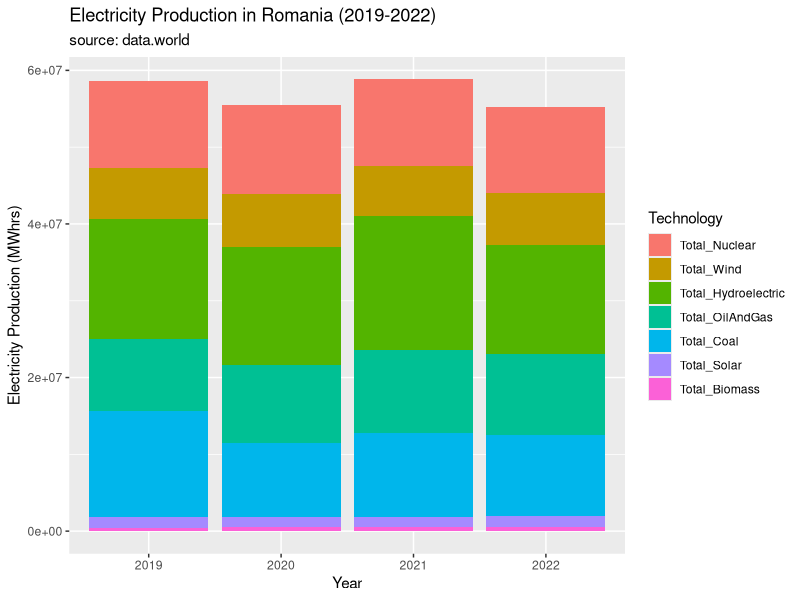
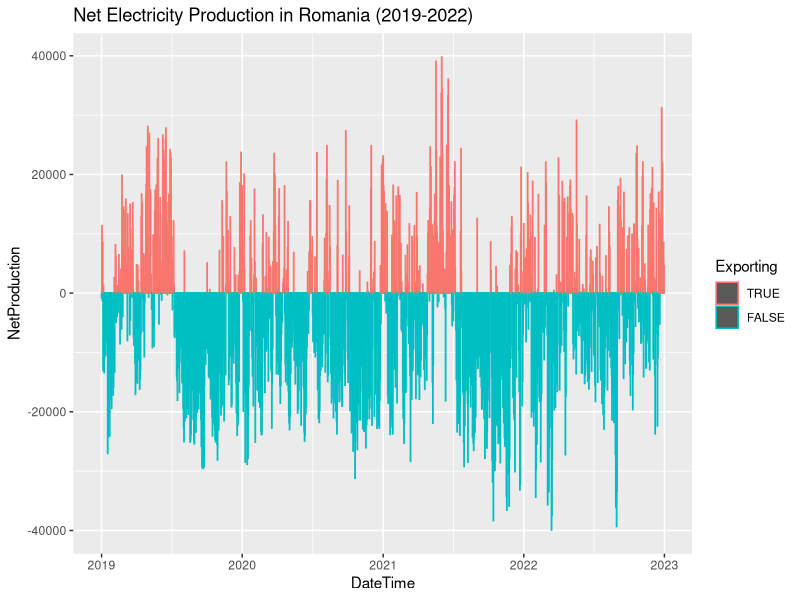
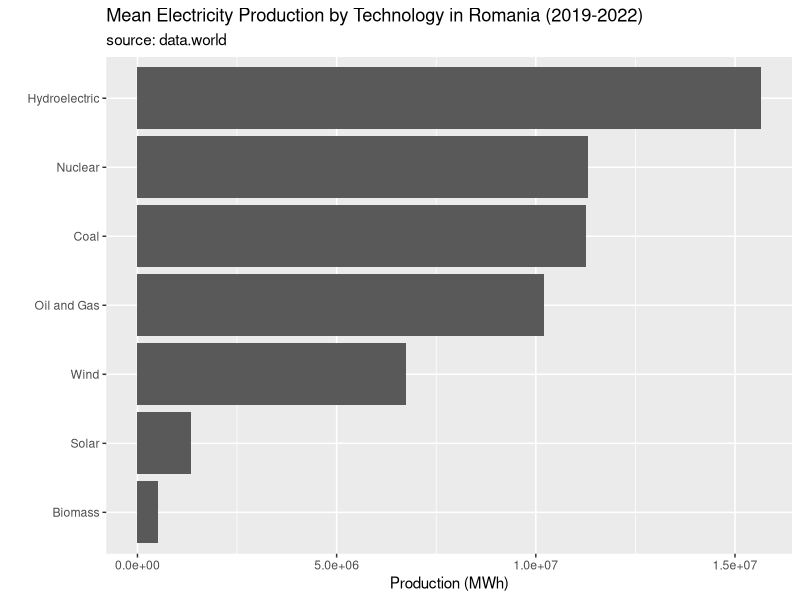

The R script that drew these images, in order:
## ---- chunk 1
#initial setup & files
library(plyr)
library(reshape2)
library(tidyverse)

setwd("/Users/home/Downloads/5. Github Public Repos/Daily-Electricity-in-Romania--2019-2023--EDA")
romaniaElectricity <- read.csv("datasets/daily_electricity_data.csv")
romaniaElectricity <- romaniaElectricity %>%
  mutate(DateTime = as.Date(DateTime)) %>%
  filter(DateTime < "2023-01-01")
## ---- chunk 2
#Types of potential graphs:
#-barplot of production by year + by category(stacked)
#-timeseries plot of net electricity production (if negative - country is importing elecricity, if positive - exporting)
#-mean electricity production by technology type (transform the data to get categorical var)
## ---- chunk 3
#exploring the data a little bit
head(romaniaElectricity)
str(romaniaElectricity) 
#DateTime needs to be a date var
#also need to take individual columns with different electricity production tech into two columns: tech and production_num
## ---- chunk 4
#graph1 production by year

productionByYear <- romaniaElectricity %>%
  mutate(Year = format(DateTime, "%Y")) %>%
  group_by(Year) %>%
  mutate(Total_Consumption = sum(Consumption),
    Total_Production = sum(Production),
    Total_Nuclear = sum(Nuclear),
    Total_Wind = sum(Wind),
    Total_Hydroelectric = sum(Hydroelectric),
    Total_OilAndGas = sum(Oil.and.Gas),
    Total_Coal = sum(Coal),
    Total_Solar = sum(Solar),
    Total_Biomass = sum(Biomass)) %>%
  select(Year, Total_Production,
            Total_Nuclear, Total_Wind, Total_Hydroelectric,
            Total_OilAndGas, Total_Coal, Total_Solar, Total_Biomass) %>%
  summarise_all(mean)

productionByYear <- melt(productionByYear, 
                         id.vars = c("Year", "Total_Production"),
                         variable.name = "Technology",
                         value.name = "Technology_Production") %>%
  arrange(Year)

ggplot(productionByYear, aes(x = Year, y = Technology_Production, fill = Technology)) + 
  geom_bar(stat = "identity") +
  labs(x = "Year",
       y = "Electricity Production (MWhrs)",
       title = "Electricity Production in Romania (2019-2022)",
       subtitle = "source: data.world") +
  theme()
## ---- chunk 5
#graph2 net electricity
netElectricity <- romaniaElectricity %>%
  select(DateTime, Production, Consumption) %>%
  mutate(NetProduction = Production - Consumption,
         Exporting = NetProduction > 0) %>%
  select(DateTime, NetProduction, Exporting) %>%
  mutate(Exporting = factor(Exporting, levels = c("TRUE", "FALSE")))


ggplot(netElectricity, aes(x = DateTime, y = NetProduction, color = Exporting)) + 
  geom_col() +
  labs(title = "Net Electricity Production in Romania (2019-2022)")
## ---- chunk 6
#graph3 mean production by technology
productionByTechnology <- productionByYear %>%
  group_by(Technology) %>%
  summarise(Mean_Technology_Production = mean(Technology_Production))

#renaming the levels in the factor
productionByTechnology$Technology <- revalue(productionByTechnology$Technology,
                                             c("Total_Nuclear" = "Nuclear",
                                               "Total_Wind" = "Wind",
                                               "Total_Hydroelectric" = "Hydroelectric",
                                               "Total_OilAndGas" = "Oil and Gas",
                                               "Total_Coal" = "Coal",
                                               "Total_Solar" = "Solar",
                                               "Total_Biomass" = "Biomass"))

#sorting the levels in factor


ggplot(productionByTechnology, aes(x = Mean_Technology_Production, y = fct_reorder(Technology, Mean_Technology_Production))) +
  geom_bar(stat = "identity") +
  labs(title = "Mean Electricity Production by Technology in Romania (2019-2022)",
       subtitle = "source: data.world",
       x = "Production (MWh)",
       y = "")
